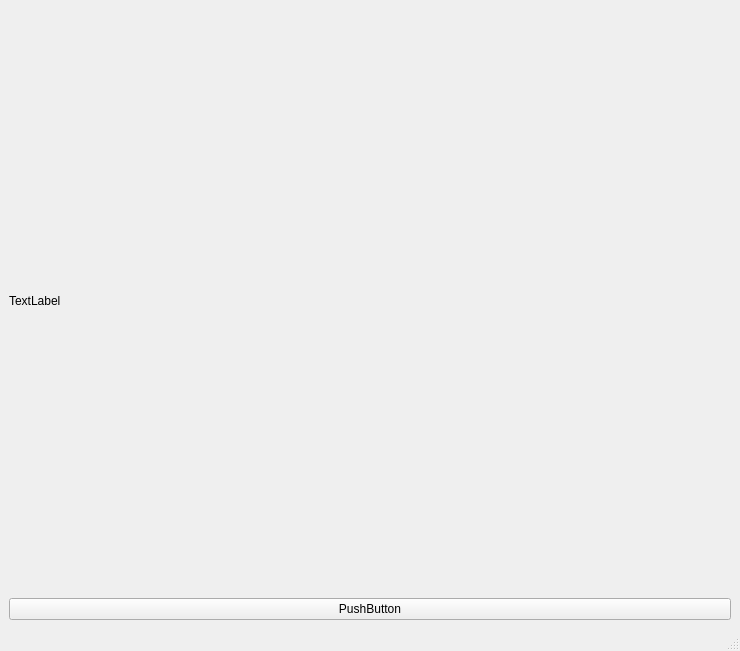
<?xml version="1.0" encoding="UTF-8"?>
<ui version="4.0">
 <class>MainWindow</class>
 <widget class="QMainWindow" name="MainWindow">
  <property name="geometry">
   <rect>
    <x>0</x>
    <y>0</y>
    <width>740</width>
    <height>651</height>
   </rect>
  </property>
  <property name="windowTitle">
   <string>MainWindow</string>
  </property>
  <widget class="QWidget" name="centralwidget">
   <layout class="QVBoxLayout" name="verticalLayout">
    <item>
     <widget class="QLabel" name="label">
      <property name="text">
       <string>TextLabel</string>
      </property>
     </widget>
    </item>
    <item>
     <widget class="QPushButton" name="pushButton">
      <property name="text">
       <string>PushButton</string>
      </property>
     </widget>
    </item>
   </layout>
  </widget>
  <widget class="QMenuBar" name="menubar">
   <property name="geometry">
    <rect>
     <x>0</x>
     <y>0</y>
     <width>740</width>
     <height>22</height>
    </rect>
   </property>
  </widget>
  <widget class="QStatusBar" name="statusbar"/>
 </widget>
 <resources/>
 <connections/>
</ui>
